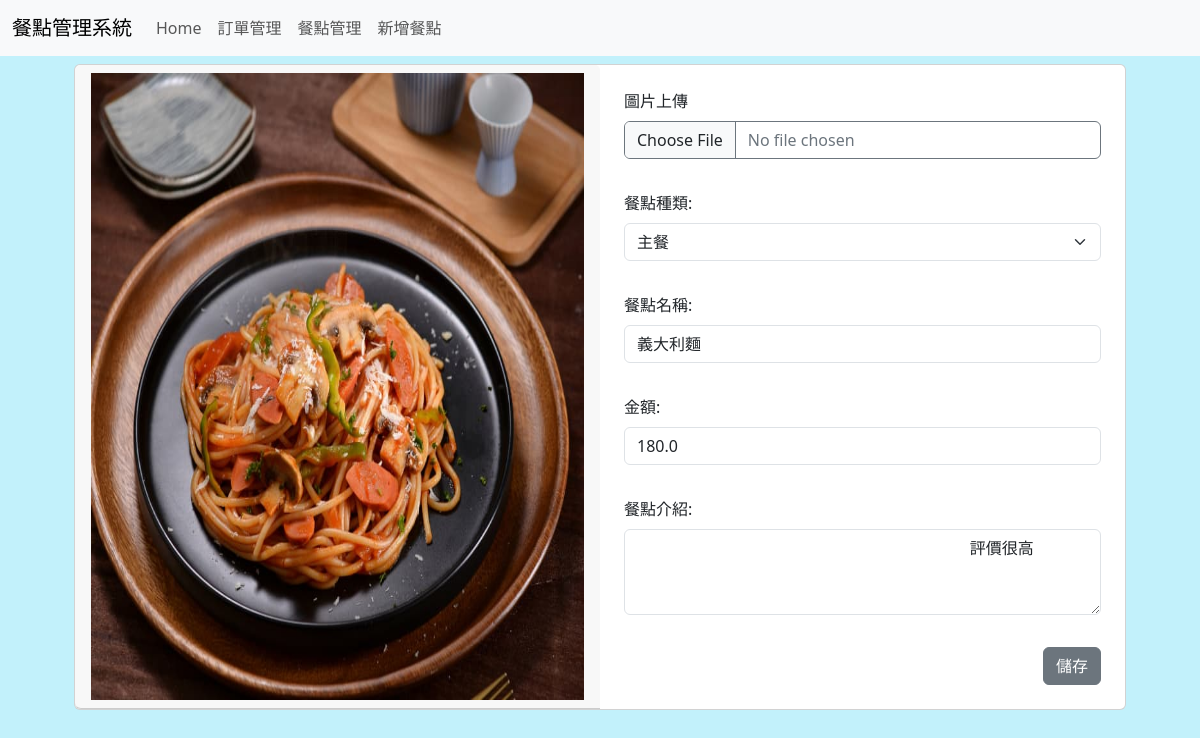
The app's page /edit_menu_item/1 with its own data.
### tables this page shows
CREATE TABLE menu_items (
                id INTEGER PRIMARY KEY,
                categories TEXT,
                name TEXT,
                image TEXT,
                price REAL,
                description TEXT,
                FOREIGN KEY (categories) REFERENCES categories (name)
            );

### app.py (the view, shortened to what this page needs)
@app.route('/edit_menu_item/<item_id>', methods=['GET', 'POST'])
def edit_menu_item(item_id):
    conn = sqlite3.connect('database.db')
    cursor = conn.cursor()
    cursor.execute("SELECT * FROM menu_items WHERE id=?", (item_id,))
    item = cursor.fetchone()
    cursor.execute('SELECT * FROM categories')
    categories = cursor.fetchall()
    conn.close()
    return render_template('admin/edit_item.html', item_id=item_id, item=item,categories=categories)

### templates/admin/edit_item.html (shortened to what this page needs)
{% extends '/sample/base.html' %} {% block content %}
<div class="container text-center">
  <div class="row m-2 justify-content-center">
    <div class="col">
      <div class="card text-center">
        <form class="row g-0" method="POST" action="{{ url_for('edit_menu_item', item_id=item_id) }}" enctype="multipart/form-data">
          <img class="img-fluid rounded-start card-header col-md-6"
            id="image-preview"
            src="/{{item.3}}"
            alt="Preview"
            style="max-width: 540px;"
            onchange
          />
        <div class="col-md-6">
            <div class="card-body text-start">
                <div class="vstack gap-3">
                  <div class="p-2">
                    <label for="image" class="form-label">圖片上傳</label>
                    <input
                      class="btn btn-outline-secondary form-control"
                      type="file"
                      name="image"
                      id="image"
                      accept="image/*"
                      required
                      onchange="previewImage()"
                    />
                  </div>
                  <div class="p-2">
                    <label for="category" class="form-label">餐點種類:</label>
                    <select
                      name="category"
                      id="category"
                      class="form-select"
                      aria-label="Default select example"
                      required
                    >
                      {% for category in categories%}
                      <option value="{{category.1}}">{{category.1}}</option>
                      {% endfor%}
                    </select>
                  </div>
                  <div class="p-2">
                    <label for="name" class="form-label">餐點名稱:</label>
                    <input
                      type="text"
                      name="name"
                      id="name"
                      value="{{item.2}}"
                      class="form-control"
                      required
                    />
                  </div>
                  <div class="p-2">
                    <label for="price" class="form-label">金額:</label>
                    <input
                      type="number"
                      name="price"
                      id="price"
                      step="1"
                      class="form-control"
                      value="{{item.4}}"
                      required
                    />
                  </div>
                  <div class="p-2">
                    <label for="description" class="form-label">餐點介紹:</label>
                    <textarea
                      name="description"
                      id="description"
                      class="form-control"
                      rows="3"
                      value="{{item.5}}"
                      required
                      onkeyup="his.value = this.innerHTML"
                    >
                    {{item.5}}</textarea
                    >
                  </div>
                  <div class="p-2 text-end">
                    <button type="submit" class="btn btn-secondary">儲存</button>
                  </div>
                </div>
              </div>
          </div>
      </div>
    </div>
  </div>
</div>
{% endblock content%}

### records on screen
menu_items: image (picture), name "義大利麵", price "180.0", description "評價很高"

### other values on screen
form field category "主餐"
